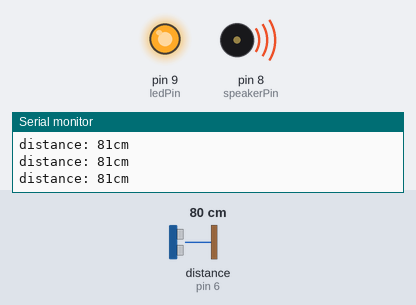
This sketch was run on a simulated Arduino Uno, built with avr-gcc and run on an emulated ATmega328P. Parts: output pins drawn as LEDs (lit = HIGH), buzzer (waves = sounding), the last lines printed to the serial monitor. The test bench sets the inputs (shaded band); at power-on: distance to the obstacle (sensor on pin 6) 80 cm. The echo pulse lasts 58.3 µs per cm.

Above: at 1.7 s.
1.8 s: distance to the obstacle (sensor on pin 6) set to 193 cm
At 2.4 s:
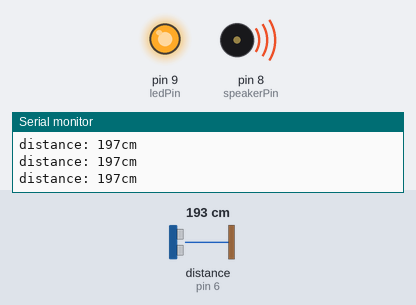
3.3 s: distance to the obstacle (sensor on pin 6) set to 198 cm
At 4.2 s:
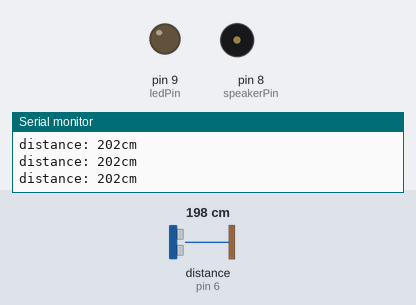
4.8 s: distance to the obstacle (sensor on pin 6) set to 9 cm
At 6.0 s:
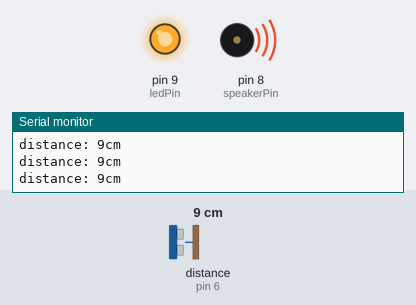
6.3 s: distance to the obstacle (sensor on pin 6) set to 299 cm
At 7.6 s:
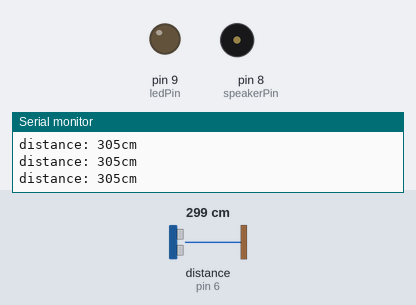
Timing chart, 0 to 8.8 s (numbered marks = the images above; inputs shaded):
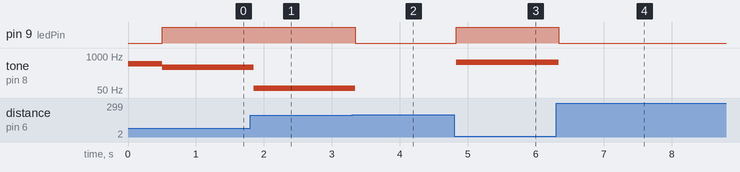

Measured:
- the behaviour switches between 195 and 196 cm on distance to the obstacle (sensor on pin 6) (found by bisection; images 1 and 2)
- after the input at 1.8 s, tone on pin 8 (speakerPin): 377 Hz → 58 Hz after 0.05 s
- after the input at 3.3 s, pin 9 (ledPin): HIGH → LOW at once; tone on pin 8 (speakerPin): 58 Hz → silent at once
- after the input at 4.8 s, pin 9 (ledPin): LOW → HIGH at once; tone on pin 8 (speakerPin): silent → 575 Hz at once
- after the input at 6.3 s, pin 9 (ledPin): HIGH → LOW at once; tone on pin 8 (speakerPin): 575 Hz → silent at once

The sketch:

DontTouchMe.ino
```cpp
/*
 * DontTouchMe.ino
 *
 * Brown Dog Gadgets <https://www.browndoggadgets.com/>
 *
 */


#include <NewPing.h>
#include <NewTone.h>

#define ECHO_PIN     6  // Arduino pin tied to echo pin on the ultrasonic sensor.
#define TRIGGER_PIN  5  // Arduino pin tied to trigger pin on the ultrasonic sensor.
#define MAX_DISTANCE 500 // Maximum distance we want to ping for (in centimeters). Maximum sensor distance is rated at 400-500cm.
NewPing sonar(TRIGGER_PIN, ECHO_PIN, MAX_DISTANCE); // NewPing setup of pins and maximum distance.


int theDistance = 0;
int theDistanceTotal = 0;
int triggerDistance = 200; // set the distance in centimeters to trigger the action
int sampleVal = 5;

int speakerPin = 8;
int ledPin = 9;
int myTone = 500;


void setup() {

  Serial.begin(9600);
  Serial.println("Starting...");
  pinMode(speakerPin, OUTPUT);
  pinMode(ledPin, OUTPUT);
  NewTone(speakerPin, myTone);
  delay(500);
  noNewTone(speakerPin);

}


void loop() {

  theDistance = sonar.ping_cm();

  // distance sensor
  Serial.print("distance: ");
  Serial.print(theDistance);
  Serial.println("cm");

  myTone = map(theDistance, triggerDistance, 0, 50, 600);

  if ((theDistance > 0) and (theDistance < triggerDistance)) {

    // LED
    digitalWrite(ledPin, HIGH);

    // Piezo
    NewTone(speakerPin, myTone);

    // reset
    theDistance = 0;
    theDistanceTotal = 0;

  }
  else {

    digitalWrite(ledPin, LOW);
    noNewTone(speakerPin);

  }

  delay(50); // delay between pings

}

// end
```
